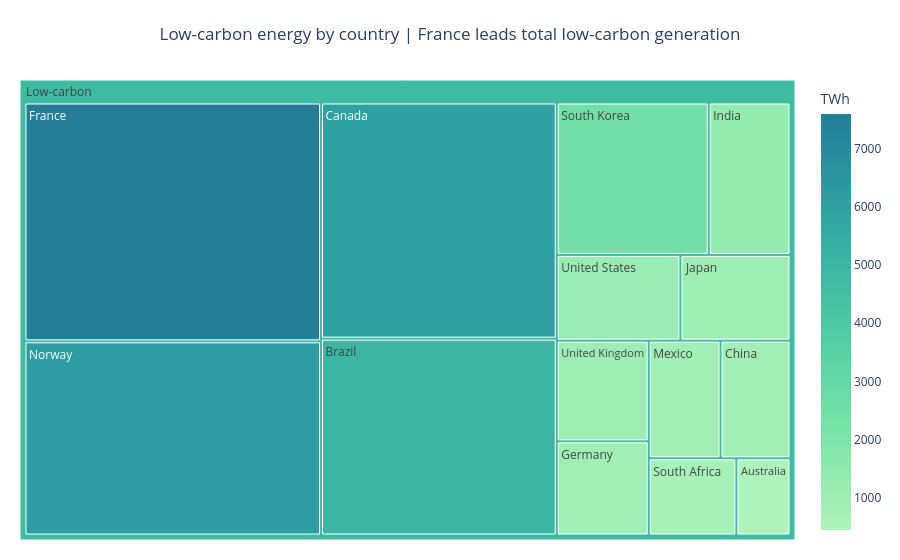
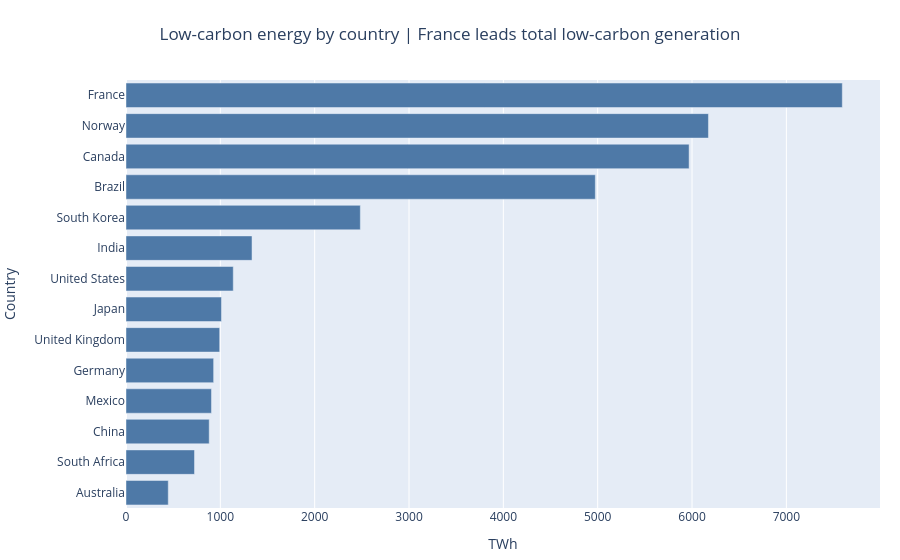

These figures' notebook cell, in order:
### Markdown cell above
## Task 2 — Treemap vs bar: low-carbon energy by country

**What to build:** Build **both** a treemap and a horizontal bar chart showing total low-carbon TWh (Nuclear + Hydro) per country. Then answer the question in a markdown cell below.

**Requirements:**
- Filter to `Source_Type == 'Low-carbon'` and aggregate TWh by country
- Treemap: single-level `path=['All', 'Country']` with a dummy root node labelled `'Low-carbon'`
- Bar chart: sorted by TWh, horizontal orientation, CVD-safe colour
- Both charts show TWh values, not percentages
- Insight title on the bar chart naming the leading country

### Code cell
# Task 2 — charts
# YOUR CODE HERE# Task 2 — charts

low_carbon = df.loc[df['Source_Type'] == 'Low-carbon'].copy()

# Aggregate by country
low_carbon_country = (
    low_carbon.groupby('Country', as_index=False)['TWh']
    .sum()
    .sort_values('TWh', ascending=False)
)

# Treemap: dummy root node labelled 'Low-carbon'
low_carbon_country['All'] = 'Low-carbon'

fig2_treemap = px.treemap(
    low_carbon_country,
    path=['All', 'Country'],
    values='TWh',
    color='TWh',
    color_continuous_scale='Tealgrn',
    title='Low-carbon energy by country | France leads total low-carbon generation'
)
fig2_treemap.update_traces(
    root_color='lightgrey',
    marker=dict(line=dict(color='white', width=1))
)
fig2_treemap.update_layout(
    margin=dict(t=80, l=20, r=20, b=20),
    title_x=0.5
)
fig2_treemap.show()

# Bar chart: sorted by TWh, horizontal
fig2_bar = px.bar(
    low_carbon_country,
    x='TWh',
    y='Country',
    orientation='h',
    color_discrete_sequence=['#4e79a7'] * len(low_carbon_country),
    title='Low-carbon energy by country | France leads total low-carbon generation'
)

fig2_bar.update_layout(
    yaxis={'categoryorder':'total ascending'},
    margin=dict(t=80, l=10, r=20, b=20),
    title_x=0.5
)
fig2_bar.show()

### Figure 1 — Plotly figure (JSON) as saved in the notebook; plotly's stock layout.template omitted (floating-point values rounded to 4 significant figures)
{"data": [{"branchvalues": "total", "customdata": [[7593.0], [6174.0], [5969.0], [4975.0], [2484.0], [1336.0], [1137.0], [1012.0], [993.0], [929.0], [906.0], [882.0], [726.0], [448.0], [4797.0]], "domain": {"x": [0, 1], "y": [0, 1]}, "hovertemplate": "labels=%{label}<br>TWh_sum=%{value}<br>parent=%{parent}<br>id=%{id}<br>TWh=%{color}<extra></extra>", "ids": ["Low-carbon/France", "Low-carbon/Norway", "Low-carbon/Canada", "Low-carbon/Brazil", "Low-carbon/South Korea", "Low-carbon/India", "Low-carbon/United States", "Low-carbon/Japan", "Low-carbon/United Kingdom", "Low-carbon/Germany", "Low-carbon/Mexico", "Low-carbon/China", "Low-carbon/South Africa", "Low-carbon/Australia", "Low-carbon"], "labels": ["France", "Norway", "Canada", "Brazil", "South Korea", "India", "United States", "Japan", "United Kingdom", "Germany", "Mexico", "China", "South Africa", "Australia", "Low-carbon"], "marker": {"coloraxis": "coloraxis", "colors": [7593.0, 6174.0, 5969.0, 4975.0, 2484.0, 1336.0, 1137.0, 1012.0, 993.0, 929.0, 906.0, 882.0, 726.0, 448.0, 4797.0], "line": {"color": "white", "width": 1}}, "name": "", "parents": ["Low-carbon", "Low-carbon", "Low-carbon", "Low-carbon", "Low-carbon", "Low-carbon", "Low-carbon", "Low-carbon", "Low-carbon", "Low-carbon", "Low-carbon", "Low-carbon", "Low-carbon", "Low-carbon", ""], "root": {"color": "lightgrey"}, "type": "treemap", "values": [7593.0, 6174.0, 5969.0, 4975.0, 2484.0, 1336.0, 1137.0, 1012.0, 993.0, 929.0, 906.0, 882.0, 726.0, 448.0, 35560.0]}], "layout": {"coloraxis": {"autocolorscale": false, "colorbar": {"title": {"text": "TWh"}}, "colorscale": [[0, "rgb(176, 242, 188)"], [0.1667, "rgb(137, 232, 172)"], [0.3333, "rgb(103, 219, 165)"], [0.5, "rgb(76, 200, 163)"], [0.6667, "rgb(56, 178, 163)"], [0.8333, "rgb(44, 152, 160)"], [1, "rgb(37, 125, 152)"]]}, "legend": {"tracegroupgap": 0}, "margin": {"b": 20, "l": 20, "r": 20, "t": 80}, "title": {"text": "Low-carbon energy by country | France leads total low-carbon generation", "x": 0.5}}}

### Figure 2 — Plotly figure (JSON) as saved in the notebook; plotly's stock layout.template omitted (floating-point values rounded to 4 significant figures)
{"data": [{"hovertemplate": "TWh=%{x}<br>Country=%{y}<extra></extra>", "legendgroup": "", "marker": {"color": "#4e79a7", "pattern": {"shape": ""}}, "name": "", "orientation": "h", "showlegend": false, "textposition": "auto", "type": "bar", "x": [7593.0, 6174.0, 5969.0, 4975.0, 2484.0, 1336.0, 1137.0, 1012.0, 993.0, 929.0, 906.0, 882.0, 726.0, 448.0], "xaxis": "x", "y": ["France", "Norway", "Canada", "Brazil", "South Korea", "India", "United States", "Japan", "United Kingdom", "Germany", "Mexico", "China", "South Africa", "Australia"], "yaxis": "y"}], "layout": {"barmode": "relative", "legend": {"tracegroupgap": 0}, "margin": {"b": 20, "l": 10, "r": 20, "t": 80}, "title": {"text": "Low-carbon energy by country | France leads total low-carbon generation", "x": 0.5}, "xaxis": {"anchor": "y", "domain": [0, 1], "title": {"text": "TWh"}}, "yaxis": {"anchor": "x", "categoryorder": "total ascending", "domain": [0, 1], "title": {"text": "Country"}}}}
